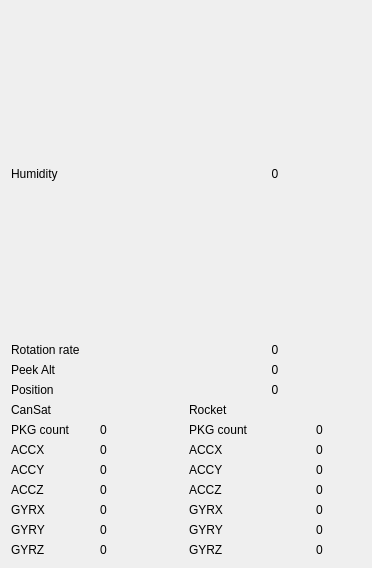
     <widget class="QWidget" name="widget_3" native="true">
      <layout class="QGridLayout" name="gridLayout_5">
       <item row="1" column="0">
        <widget class="QLabel" name="T_Can_Humid">
         <property name="text">
          <string>Humidity</string>
         </property>
        </widget>
       </item>
       <item row="3" column="0">
        <widget class="QLabel" name="T_Can_rotat">
         <property name="text">
          <string>Rotation rate</string>
         </property>
        </widget>
       </item>
       <item row="4" column="0">
        <widget class="QLabel" name="T_C_R_peek">
         <property name="text">
          <string>Peek Alt</string>
         </property>
        </widget>
       </item>
       <item row="5" column="0">
        <widget class="QLabel" name="T_C_R_posi">
         <property name="text">
          <string>Position</string>
         </property>
        </widget>
       </item>
       <item row="7" column="0">
        <widget class="QLabel" name="T_Can_PKG">
         <property name="minimumSize">
          <size>
           <width>50</width>
           <height>0</height>
          </size>
         </property>
         <property name="maximumSize">
          <size>
           <width>100</width>
           <height>16777215</height>
          </size>
         </property>
         <property name="styleSheet">
          <string notr="true">font: 25 9pt &quot;Yu Mincho Light&quot;;</string>
         </property>
         <property name="text">
          <string>PKG count</string>
         </property>
        </widget>
       </item>
       <item row="6" column="0" colspan="2">
        <widget class="QLabel" name="T_Can_2">
         <property name="text">
          <string>CanSat</string>
         </property>
        </widget>
       </item>
       <item row="8" column="0">
        <widget class="QLabel" name="T_Can_ACCX">
         <property name="minimumSize">
          <size>
           <width>50</width>
           <height>0</height>
          </size>
         </property>
         <property name="maximumSize">
          <size>
           <width>100</width>
           <height>16777215</height>
          </size>
         </property>
         <property name="styleSheet">
          <string notr="true">font: 25 9pt &quot;Yu Mincho Light&quot;;</string>
         </property>
         <property name="text">
          <string>ACCX</string>
         </property>
        </widget>
       </item>
       <item row="8" column="1">
        <widget class="QLabel" name="Can_ACCX">
         <property name="minimumSize">
          <size>
           <width>50</width>
           <height>0</height>
          </size>
         </property>
         <property name="maximumSize">
          <size>
           <width>100</width>
           <height>16777215</height>
          </size>
         </property>
         <property name="styleSheet">
          <string notr="true">font: 25 9pt &quot;Yu Mincho Light&quot;;</string>
         </property>
         <property name="text">
          <string>0</string>
         </property>
        </widget>
       </item>
       <item row="8" column="3">
        <widget class="QLabel" name="Roc_ACCX">
         <property name="minimumSize">
          <size>
           <width>50</width>
           <height>0</height>
          </size>
         </property>
         <property name="maximumSize">
          <size>
           <width>100</width>
           <height>16777215</height>
          </size>
         </property>
         <property name="styleSheet">
          <string notr="true">font: 25 9pt &quot;Yu Mincho Light&quot;;</string>
         </property>
         <property name="text">
          <string>0</string>
         </property>
         <property name="alignment">
          <set>Qt::AlignCenter</set>
         </property>
        </widget>
       </item>
       <item row="9" column="0">
        <widget class="QLabel" name="T_Can_ACCY">
         <property name="minimumSize">
          <size>
           <width>50</width>
           <height>0</height>
          </size>
         </property>
         <property name="maximumSize">
          <size>
           <width>100</width>
           <height>16777215</height>
          </size>
         </property>
         <property name="styleSheet">
          <string notr="true">font: 25 9pt &quot;Yu Mincho Light&quot;;</string>
         </property>
         <property name="text">
          <string>ACCY</string>
         </property>
        </widget>
       </item>
       <item row="8" column="2">
        <widget class="QLabel" name="T_Roc_ACCX">
         <property name="minimumSize">
          <size>
           <width>50</width>
           <height>0</height>
          </size>
         </property>
         <property name="maximumSize">
          <size>
           <width>100</width>
           <height>16777215</height>
          </size>
         </property>
         <property name="styleSheet">
          <string notr="true">font: 25 9pt &quot;Yu Mincho Light&quot;;</string>
         </property>
         <property name="text">
          <string>ACCX</string>
         </property>
        </widget>
       </item>
       <item row="9" column="1">
        <widget class="QLabel" name="Can_ACCY">
         <property name="minimumSize">
          <size>
           <width>50</width>
           <height>0</height>
          </size>
         </property>
         <property name="maximumSize">
          <size>
           <width>100</width>
           <height>16777215</height>
          </size>
         </property>
         <property name="styleSheet">
          <string notr="true">font: 25 9pt &quot;Yu Mincho Light&quot;;</string>
         </property>
         <property name="text">
          <string>0</string>
         </property>
        </widget>
       </item>
       <item row="7" column="3">
        <widget class="QLabel" name="Roc_PKG">
         <property name="minimumSize">
          <size>
           <width>50</width>
           <height>0</height>
          </size>
         </property>
         <property name="maximumSize">
          <size>
           <width>100</width>
           <height>16777215</height>
          </size>
         </property>
         <property name="styleSheet">
          <string notr="true">font: 25 9pt &quot;Yu Mincho Light&quot;;</string>
         </property>
         <property name="text">
          <string>0</string>
         </property>
         <property name="alignment">
          <set>Qt::AlignCenter</set>
         </property>
        </widget>
       </item>
       <item row="7" column="2">
        <widget class="QLabel" name="T_Roc_PKG">
         <property name="minimumSize">
          <size>
           <width>50</width>
           <height>0</height>
          </size>
         </property>
         <property name="maximumSize">
          <size>
           <width>100</width>
           <height>16777215</height>
          </size>
         </property>
         <property name="styleSheet">
          <string notr="true">font: 25 9pt &quot;Yu Mincho Light&quot;;</string>
         </property>
         <property name="text">
          <string>PKG count</string>
         </property>
        </widget>
       </item>
       <item row="9" column="2">
        <widget class="QLabel" name="T_Roc_ACCY">
         <property name="minimumSize">
          <size>
           <width>50</width>
           <height>0</height>
          </size>
         </property>
         <property name="maximumSize">
          <size>
           <width>100</width>
           <height>16777215</height>
          </size>
         </property>
         <property name="styleSheet">
          <string notr="true">font: 25 9pt &quot;Yu Mincho Light&quot;;</string>
         </property>
         <property name="text">
          <string>ACCY</string>
         </property>
        </widget>
       </item>
       <item row="10" column="0">
        <widget class="QLabel" name="T_Can_ACCZ">
         <property name="minimumSize">
          <size>
           <width>50</width>
           <height>0</height>
          </size>
         </property>
         <property name="maximumSize">
          <size>
           <width>100</width>
           <height>16777215</height>
          </size>
         </property>
         <property name="styleSheet">
          <string notr="true">font: 25 9pt &quot;Yu Mincho Light&quot;;</string>
         </property>
         <property name="text">
          <string>ACCZ</string>
         </property>
        </widget>
       </item>
       <item row="10" column="2">
        <widget class="QLabel" name="T_Roc_ACCZ">
         <property name="minimumSize">
          <size>
           <width>50</width>
           <height>0</height>
          </size>
         </property>
         <property name="maximumSize">
          <size>
           <width>100</width>
           <height>16777215</height>
          </size>
         </property>
         <property name="styleSheet">
          <string notr="true">font: 25 9pt &quot;Yu Mincho Light&quot;;</string>
         </property>
         <property name="text">
          <string>ACCZ</string>
         </property>
        </widget>
       </item>
       <item row="10" column="3">
        <widget class="QLabel" name="Roc_ACCZ">
         <property name="minimumSize">
          <size>
           <width>50</width>
           <height>0</height>
          </size>
         </property>
         <property name="maximumSize">
          <size>
           <width>100</width>
           <height>16777215</height>
          </size>
         </property>
         <property name="styleSheet">
          <string notr="true">font: 25 9pt &quot;Yu Mincho Light&quot;;</string>
         </property>
         <property name="text">
          <string>0</string>
         </property>
         <property name="alignment">
          <set>Qt::AlignCenter</set>
         </property>
        </widget>
       </item>
       <item row="11" column="1">
        <widget class="QLabel" name="Can_GYRX">
         <property name="minimumSize">
          <size>
           <width>50</width>
           <height>0</height>
          </size>
         </property>
         <property name="maximumSize">
          <size>
           <width>100</width>
           <height>16777215</height>
          </size>
         </property>
         <property name="styleSheet">
          <string notr="true">font: 25 9pt &quot;Yu Mincho Light&quot;;</string>
         </property>
         <property name="text">
          <string>0</string>
         </property>
        </widget>
       </item>
       <item row="11" column="0">
        <widget class="QLabel" name="T_Can_GYRX">
         <property name="minimumSize">
          <size>
           <width>50</width>
           <height>0</height>
          </size>
         </property>
         <property name="maximumSize">
          <size>
           <width>100</width>
           <height>16777215</height>
          </size>
         </property>
         <property name="styleSheet">
          <string notr="true">font: 25 9pt &quot;Yu Mincho Light&quot;;</string>
         </property>
         <property name="text">
          <string>GYRX</string>
         </property>
        </widget>
       </item>
       <item row="9" column="3">
        <widget class="QLabel" name="Roc_ACCY">
         <property name="minimumSize">
          <size>
           <width>50</width>
           <height>0</height>
          </size>
         </property>
         <property name="maximumSize">
          <size>
           <width>100</width>
           <height>16777215</height>
          </size>
         </property>
         <property name="styleSheet">
          <string notr="true">font: 25 9pt &quot;Yu Mincho Light&quot;;</string>
         </property>
         <property name="text">
          <string>0</string>
         </property>
         <property name="alignment">
          <set>Qt::AlignCenter</set>
         </property>
        </widget>
       </item>
       <item row="10" column="1">
        <widget class="QLabel" name="Can_ACCZ">
         <property name="minimumSize">
          <size>
           <width>50</width>
           <height>0</height>
          </size>
         </property>
         <property name="maximumSize">
          <size>
           <width>100</width>
           <height>16777215</height>
          </size>
         </property>
         <property name="styleSheet">
          <string notr="true">font: 25 9pt &quot;Yu Mincho Light&quot;;</string>
         </property>
         <property name="text">
          <string>0</string>
         </property>
        </widget>
       </item>
       <item row="12" column="1">
        <widget class="QLabel" name="Can_GYRY">
         <property name="minimumSize">
          <size>
           <width>50</width>
           <height>0</height>
          </size>
         </property>
         <property name="maximumSize">
          <size>
           <width>100</width>
           <height>16777215</height>
          </size>
         </property>
         <property name="styleSheet">
          <string notr="true">font: 25 9pt &quot;Yu Mincho Light&quot;;</string>
         </property>
         <property name="text">
          <string>0</string>
         </property>
        </widget>
       </item>
       <item row="12" column="2">
        <widget class="QLabel" name="T_Roc_GYRY">
         <property name="minimumSize">
          <size>
           <width>50</width>
           <height>0</height>
          </size>
         </property>
         <property name="maximumSize">
          <size>
           <width>100</width>
           <height>16777215</height>
          </size>
         </property>
         <property name="styleSheet">
          <string notr="true">font: 25 9pt &quot;Yu Mincho Light&quot;;</string>
         </property>
         <property name="text">
          <string>GYRY</string>
         </property>
        </widget>
       </item>
       <item row="11" column="2">
        <widget class="QLabel" name="T_Roc_GYRX">
         <property name="minimumSize">
          <size>
           <width>50</width>
           <height>0</height>
          </size>
         </property>
         <property name="maximumSize">
          <size>
           <width>100</width>
           <height>16777215</height>
          </size>
         </property>
         <property name="styleSheet">
          <string notr="true">font: 25 9pt &quot;Yu Mincho Light&quot;;</string>
         </property>
         <property name="text">
          <string>GYRX</string>
         </property>
        </widget>
       </item>
       <item row="11" column="3">
        <widget class="QLabel" name="Roc_GYRX">
         <property name="minimumSize">
          <size>
           <width>50</width>
           <height>0</height>
          </size>
         </property>
         <property name="maximumSize">
          <size>
           <width>100</width>
           <height>16777215</height>
          </size>
         </property>
         <property name="styleSheet">
          <string notr="true">font: 25 9pt &quot;Yu Mincho Light&quot;;</string>
         </property>
         <property name="text">
          <string>0</string>
         </property>
         <property name="alignment">
          <set>Qt::AlignCenter</set>
         </property>
        </widget>
       </item>
       <item row="12" column="0">
        <widget class="QLabel" name="T_Can_GYRY">
         <property name="minimumSize">
          <size>
           <width>50</width>
           <height>0</height>
          </size>
         </property>
         <property name="maximumSize">
          <size>
           <width>100</width>
           <height>16777215</height>
          </size>
         </property>
         <property name="styleSheet">
          <string notr="true">font: 25 9pt &quot;Yu Mincho Light&quot;;</string>
         </property>
         <property name="text">
          <string>GYRY</string>
         </property>
        </widget>
       </item>
       <item row="12" column="3">
        <widget class="QLabel" name="Roc_GYRY">
         <property name="minimumSize">
          <size>
           <width>50</width>
           <height>0</height>
          </size>
         </property>
         <property name="maximumSize">
          <size>
           <width>100</width>
           <height>16777215</height>
          </size>
         </property>
         <property name="styleSheet">
          <string notr="true">font: 25 9pt &quot;Yu Mincho Light&quot;;</string>
         </property>
         <property name="text">
          <string>0</string>
         </property>
         <property name="alignment">
          <set>Qt::AlignCenter</set>
         </property>
        </widget>
       </item>
       <item row="13" column="2">
        <widget class="QLabel" name="T_Roc_GYRZ">
         <property name="minimumSize">
          <size>
           <width>50</width>
           <height>0</height>
          </size>
         </property>
         <property name="maximumSize">
          <size>
           <width>100</width>
           <height>16777215</height>
          </size>
         </property>
         <property name="styleSheet">
          <string notr="true">font: 25 9pt &quot;Yu Mincho Light&quot;;</string>
         </property>
         <property name="text">
          <string>GYRZ</string>
         </property>
        </widget>
       </item>
       <item row="13" column="3">
        <widget class="QLabel" name="Roc_GYRZ">
         <property name="minimumSize">
          <size>
           <width>50</width>
           <height>0</height>
          </size>
         </property>
         <property name="maximumSize">
          <size>
           <width>100</width>
           <height>16777215</height>
          </size>
         </property>
         <property name="styleSheet">
          <string notr="true">font: 25 9pt &quot;Yu Mincho Light&quot;;</string>
         </property>
         <property name="text">
          <string>0</string>
         </property>
         <property name="alignment">
          <set>Qt::AlignCenter</set>
         </property>
        </widget>
       </item>
       <item row="13" column="0">
        <widget class="QLabel" name="T_Can_GYRZ">
         <property name="minimumSize">
          <size>
           <width>50</width>
           <height>0</height>
          </size>
         </property>
         <property name="maximumSize">
          <size>
           <width>100</width>
           <height>16777215</height>
          </size>
         </property>
         <property name="styleSheet">
          <string notr="true">font: 25 9pt &quot;Yu Mincho Light&quot;;</string>
         </property>
         <property name="text">
          <string>GYRZ</string>
         </property>
        </widget>
       </item>
       <item row="13" column="1">
        <widget class="QLabel" name="Can_GYRZ">
         <property name="minimumSize">
          <size>
           <width>50</width>
           <height>0</height>
          </size>
         </property>
         <property name="maximumSize">
          <size>
           <width>100</width>
           <height>16777215</height>
          </size>
         </property>
         <property name="styleSheet">
          <string notr="true">font: 25 9pt &quot;Yu Mincho Light&quot;;</string>
         </property>
         <property name="text">
          <string>0</string>
         </property>
        </widget>
       </item>
       <item row="0" column="0" colspan="4">
        <widget class="PlotWidget" name="Humid_graph" native="true">
         <property name="minimumSize">
          <size>
           <width>350</width>
           <height>150</height>
          </size>
         </property>
         <property name="maximumSize">
          <size>
           <width>350</width>
           <height>16777215</height>
          </size>
         </property>
        </widget>
       </item>
       <item row="2" column="0" colspan="4">
        <widget class="PlotWidget" name="Can_rotat_graph" native="true">
         <property name="minimumSize">
          <size>
           <width>350</width>
           <height>150</height>
          </size>
         </property>
         <property name="maximumSize">
          <size>
           <width>350</width>
           <height>16777215</height>
          </size>
         </property>
        </widget>
       </item>
       <item row="7" column="1">
        <widget class="QLabel" name="Can_PKG">
         <property name="minimumSize">
          <size>
           <width>50</width>
           <height>0</height>
          </size>
         </property>
         <property name="maximumSize">
          <size>
           <width>100</width>
           <height>16777215</height>
          </size>
         </property>
         <property name="styleSheet">
          <string notr="true">font: 25 9pt &quot;Yu Mincho Light&quot;;</string>
         </property>
         <property name="text">
          <string>0</string>
         </property>
        </widget>
       </item>
       <item row="6" column="2" colspan="2">
        <widget class="QLabel" name="T_Roc_2">
         <property name="text">
          <string>Rocket</string>
         </property>
        </widget>
       </item>
       <item row="3" column="2" colspan="2">
        <widget class="QLabel" name="Can_rotat">
         <property name="text">
          <string>0</string>
         </property>
         <property name="alignment">
          <set>Qt::AlignCenter</set>
         </property>
        </widget>
       </item>
       <item row="4" column="2" colspan="2">
        <widget class="QLabel" name="C_R_peek">
         <property name="text">
          <string>0</string>
         </property>
         <property name="alignment">
          <set>Qt::AlignCenter</set>
         </property>
        </widget>
       </item>
       <item row="5" column="2" colspan="2">
        <widget class="QLabel" name="C_R_posi">
         <property name="text">
          <string>0</string>
         </property>
         <property name="alignment">
          <set>Qt::AlignCenter</set>
         </property>
        </widget>
       </item>
       <item row="1" column="2" colspan="2">
        <widget class="QLabel" name="Can_Humid">
         <property name="text">
          <string>0</string>
         </property>
         <property name="alignment">
          <set>Qt::AlignCenter</set>
         </property>
        </widget>
       </item>
      </layout>
     </widget>
